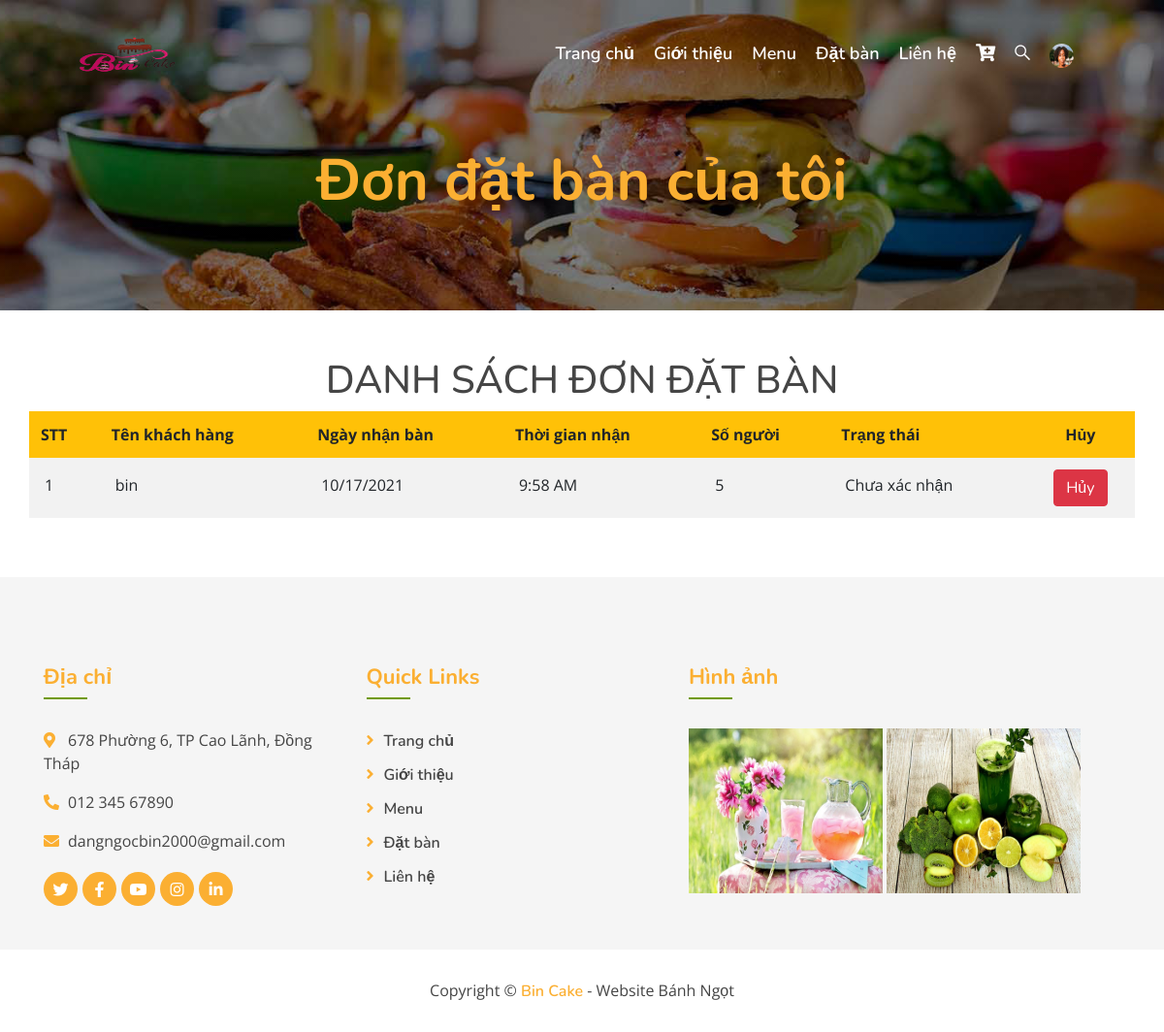
/clients/index.php?quanly=bookme (signed in), run on the app's committed database.
### tables this page shows
CREATE TABLE `tbl_datban` (
  `id_datban` int(11) NOT NULL,
  `hoten` varchar(100) NOT NULL,
  `email` varchar(100) NOT NULL,
  `sdt` varchar(100) NOT NULL,
  `ngay` varchar(100) NOT NULL,
  `thoigian` varchar(100) NOT NULL,
  `songuoi` int(11) NOT NULL,
  `trangthai` int(11) NOT NULL DEFAULT 0,
  `id_khachhang` int(11) NOT NULL DEFAULT 0
);

### clients/include/booking_me.php (the view, shortened to what this page needs)
<div class="page-header mb-0">
            <div class="container">
                <div class="row">
                    <div class="col-12">
                        <h2>Đơn đặt bàn của tôi</h2>
                    </div>
                </div>
            </div>
        </div>
<?php
    if(isset($_SESSION['dangnhap'])){
		$id_kh=$_SESSION['id_khachhang'];
?>
        <div class="text-center m-1 mt-5">
        <strong><h1>DANH SÁCH ĐƠN ĐẶT BÀN</h1></strong>
    </div>
<div class="container bg-white">
    <div class="row">
        <table class="table table-striped table-borderless table-hover" cellspacing="0">
            <thead>
                <tr class="bg-warning">
                    <th>STT</th>
                    <th>Tên khách hàng</th>
                    <th>Ngày nhận bàn</th>
                    <th>Thời gian nhận</th>
                    <th>Số người</th>
                    <th>Trạng thái</th>
                    <th class="text-center">Hủy</th>
                </tr>
            </thead>
            <tbody>
                <?php
                    $sql = "SELECT * from tbl_datban where id_khachhang='$id_kh' order by id_datban desc";
                    $query = mysqli_query($con, $sql);
                    $i = 1;
                    while($row = mysqli_fetch_assoc($query)) {
                ?>
                    <tr>
                        <td class='p-3'><?php echo $i; ?></td>
                        <td class='p-3'><?php echo $row['hoten']; ?></td>
                        <td class='p-3'><?php echo $row['ngay']; ?></td>
                        <td class='p-3'><?php echo $row['thoigian']; ?></td>
                        <td class='p-3'><?php echo $row['songuoi']; ?></td>
                        <td class='p-3'>
                            <?php
                            if ($row['trangthai'] == 0) {
                                echo "Chưa xác nhận";
                            }
                             ?>
                        </td>
                        <?php
                        if ($row['trangthai'] < 1) { ?>
                            <td style="vertical-align: middle; text-align: center;">
                                <a onclick="return confirm('Bạn có chắc là muốn hủy đơn đặt bàn này không?');" href="?quanly=huydb&id=<?php echo $row['id_datban']; ?>">
                                    <button class="btn btn-danger">Hủy</button>
                                </a>
                            </td>
                        <?php } ?>
                    <?php
                    $i++;
                }
                    ?>
            </tbody>
        </table>
    </div>
</div>
        <?php
            }
        ?>

### clients/public/css/style.css (style rules this page uses)
body { color: #757575; background: #ffffff; font-family: 'open sans', sans-serif; }
h1, h2, h3, h4, h5, h6 { color: #454545; font-family: 'Nunito', sans-serif; }
a { font-family: 'Nunito', sans-serif; font-weight: 600; color: #fbaf32; transition: .3s; }
.page-header { position: relative; margin-bottom: 45px; padding: 150px 0 90px 0; text-align: center; background: linear-gradient(rgba(0, 0, 0, .5), rgba(0, 0, 0, .5)), url(../images/homepage/header.jpg); background-position: center; background-repeat: no-repeat; background-size: cover; }
.page-header h2 { position: relative; color: #fbaf32; font-size: 60px; font-weight: 700; }

### data on the page
tbl_datban: hoten "bin", ngay "10/17/2021", thoigian "9:58 AM", songuoi "5", trangthai "Chưa xác nhận"
